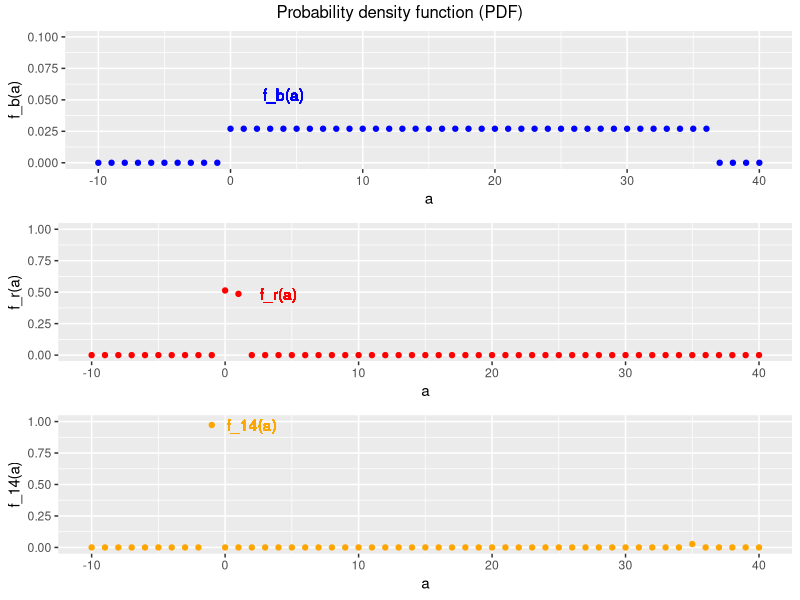
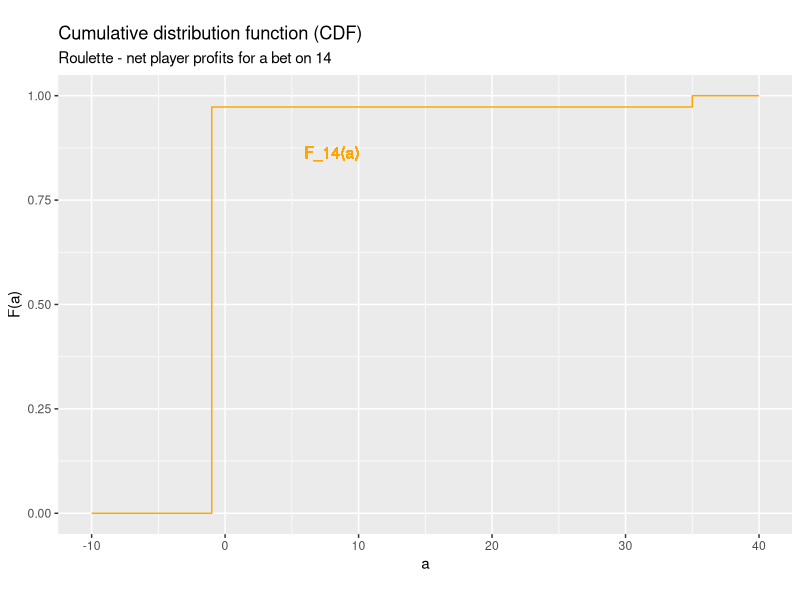
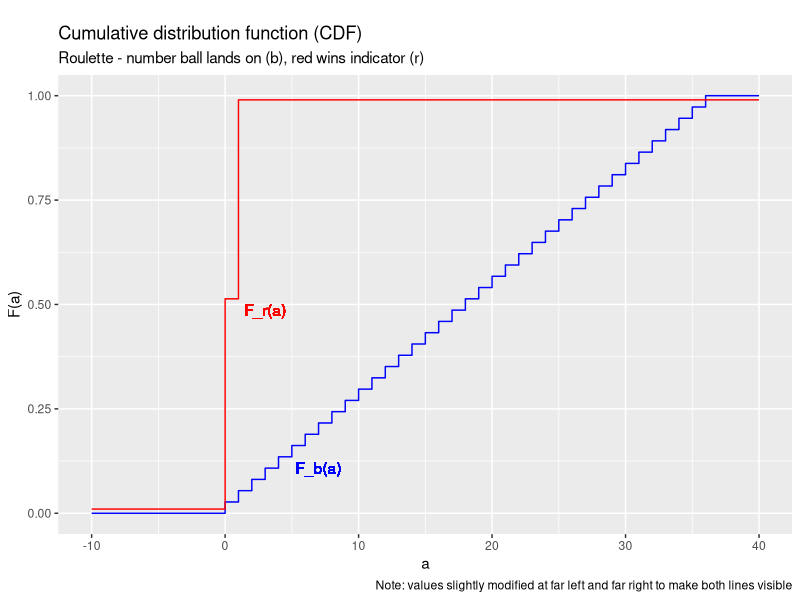
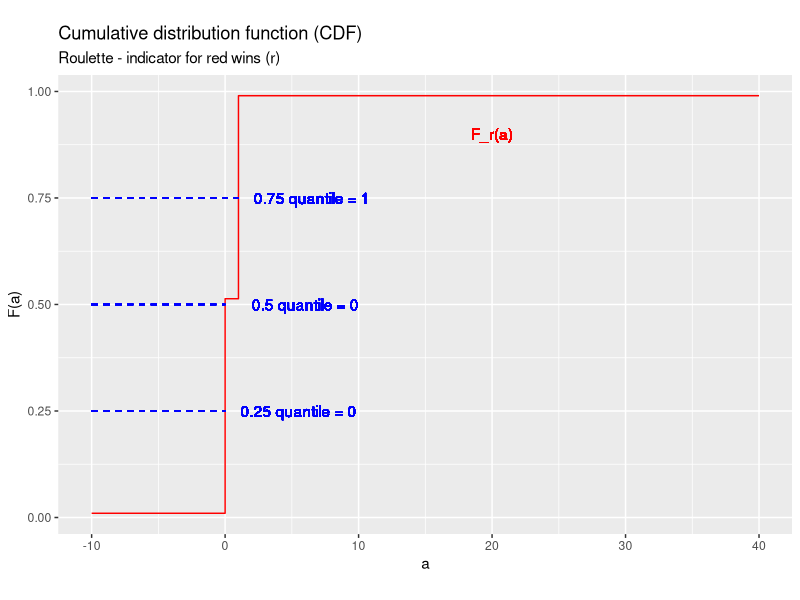
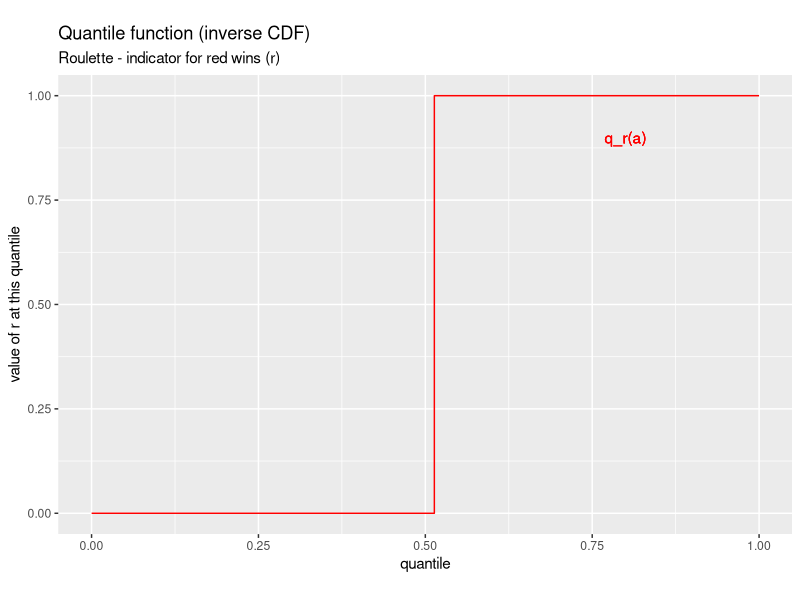

Write R code to recreate these figures, in order.
## ---- chunk 1
knitr::opts_chunk$set(echo = FALSE,
                      prompt = FALSE,
                      tidy = TRUE,
                      collapse = TRUE)
library("tidyverse")
library("gridExtra")
## ---- chunk 2
RoulettePDF <- tibble(a = seq(from=-10, to=40),
                      fb = c(rep(0, 10), rep(1/37, 37), rep(0, 4)),
                      fr = c(rep(0, 10), 19/37, 18/37, rep(0, 39)),
                      fred = c(rep(0, 9), 19/37, 0, 18/37, rep(0, 39)),
                      f14 = c(rep(0, 9), 36/37, rep(0, 35), 1/37, rep(0,5)))
p1 <- ggplot(data = RoulettePDF, mapping = aes(x = a)) +
  geom_point(aes(y=fb), col = "blue") +
  xlab("a") +
  ylab("f_b(a)") +
  ylim(0,0.1) +
  geom_text(x = 4, 
            y = 2/37, 
            label = "f_b(a)", 
            col = "blue")
p2 <- ggplot(data = RoulettePDF, mapping = aes(x = a)) +
  geom_point(aes(y=fr), col = "red") +
  xlab("a") +
  ylab("f_r(a)") +
  ylim(0,1) +
  geom_text(x = 4, 
            y = 18/37, 
            label = "f_r(a)", 
            col = "red")
p3 <- ggplot(data = RoulettePDF, mapping = aes(x = a)) +
  geom_point(aes(y=f14), col = "orange") +
  xlab("a") +
  ylab("f_14(a)") +
  ylim(0,1) +
  geom_text(x = 2, 
            y = 36/37, 
            label = "f_14(a)", 
            col = "orange")
grid.arrange(p1,p2,p3,top="Probability density function (PDF)")
## ---- chunk 3
RouletteCDF <- RoulettePDF %>%
    mutate (Fb = cumsum(fb)) %>%
    mutate (Fred = cumsum(fred))%>%
    mutate (F14 = cumsum(f14)) 
ggplot(data = RouletteCDF, mapping = aes(x = a)) +
  geom_step(aes(y=F14), col = "orange") +
  xlab("a") +
  ylab("F(a)") +
  geom_text(x = 8, 
            y = 32/37, 
            label = "F_14(a)",
            col = "orange") +
  labs(title = "Cumulative distribution function (CDF)", 
       subtitle = "Roulette - net player profits for a bet on 14", 
       caption = "", 
       tag = "")
## ---- chunk 4
RouletteCDF <- RoulettePDF %>%
    mutate (Fb = cumsum(fb)) %>%
    mutate (Fr = pmax(0.01,pmin(cumsum(fr),0.99))) %>%
    mutate (Fred = cumsum(fred))%>%
    mutate (F14 = cumsum(f14)) 
ggplot(data = RouletteCDF, mapping = aes(x = a)) +
  geom_step(aes(y=Fb), col = "blue") +
  geom_step(aes(y=Fr), col = "red") +
  xlab("a") +
  ylab("F(a)") +
  geom_text(x = 7, 
            y = 4/37, 
            label = "F_b(a)",
            col = "blue") +
  geom_text(x = 3, 
            y = 18/37, 
            label = "F_r(a)",
            col = "red") +
  labs(title = "Cumulative distribution function (CDF)", 
       subtitle = "Roulette - number ball lands on (b), red wins indicator (r) ", 
       caption = "Note: values slightly modified at far left and far right to make both lines visible", 
       tag = "")
## ---- chunk 5
ggplot(data = RouletteCDF, mapping = aes(x = a)) +
  geom_step(aes(y=Fr), col = "red") +
  xlab("a") +
  ylab("F(a)") +
  geom_text(x = 20, 
            y = 0.9, 
            label = "F_r(a)", 
            col = "red") +
  geom_text(mapping=aes(x = 5.5, y = 0.25),
            label = "0.25 quantile = 0",
            col = "blue") +
  geom_text(x = 6.0, 
            y = 0.5, 
            label = "0.5 quantile = 0",
            col = "blue") +
  geom_text(x = 6.5, 
            y = 0.75, 
            label = "0.75 quantile = 1",
            col = "blue") +
  geom_segment(x=-10,xend=0,y=0.25,yend=0.25,col="blue",linetype = "dashed") +
  geom_segment(x=-10,xend=0,y=0.5,yend=0.5,col="blue",linetype = "dashed") +
  geom_segment(x=-10,xend=1,y=0.75,yend=0.75,col="blue",linetype = "dashed") +
  labs(title = "Cumulative distribution function (CDF)", 
       subtitle = "Roulette - indicator for red wins (r)", 
       caption = "", 
       tag = "")
## ---- chunk 6
RouletteQuant <- tibble(a = c(0.0001,19/37,0.9999),
                        qred = c(0,1,1))
ggplot(data = RouletteQuant, mapping = aes(x = a)) +
  geom_step(aes(y=qred),col = "red") +
  xlab("quantile") +
  ylab("value of r at this quantile") +
  geom_text(x = 0.8, 
            y = 0.9, 
            label = "q_r(a)", 
            col = "red") +
  labs(title = "Quantile function (inverse CDF)", 
       subtitle = "Roulette - indicator for red wins (r)", 
       caption = "", 
       tag = "")
